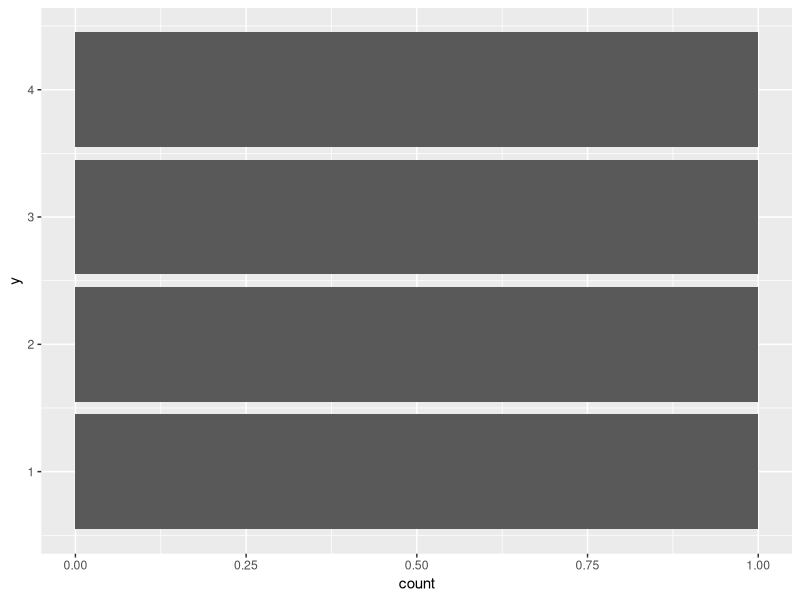
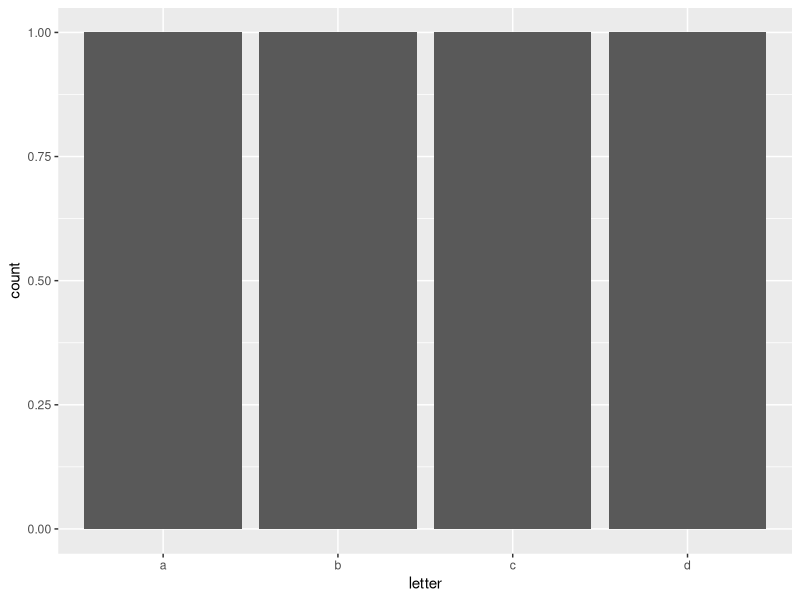
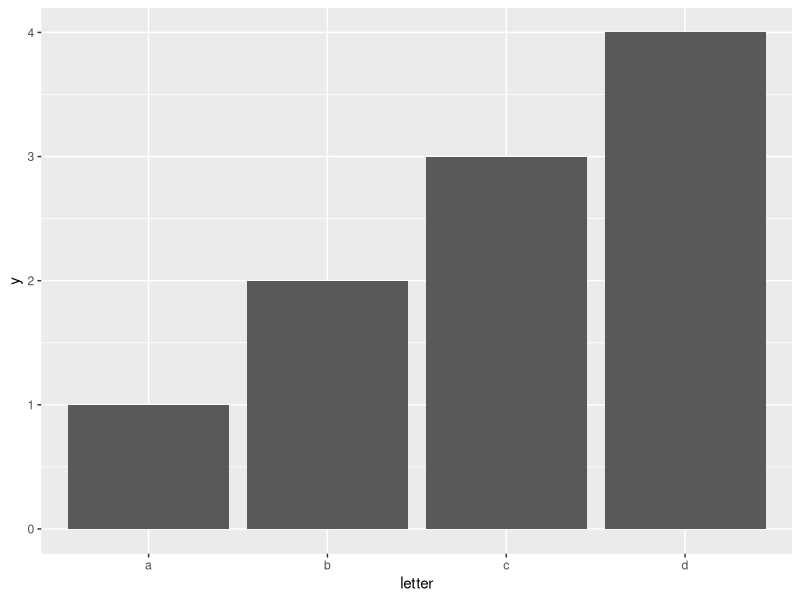
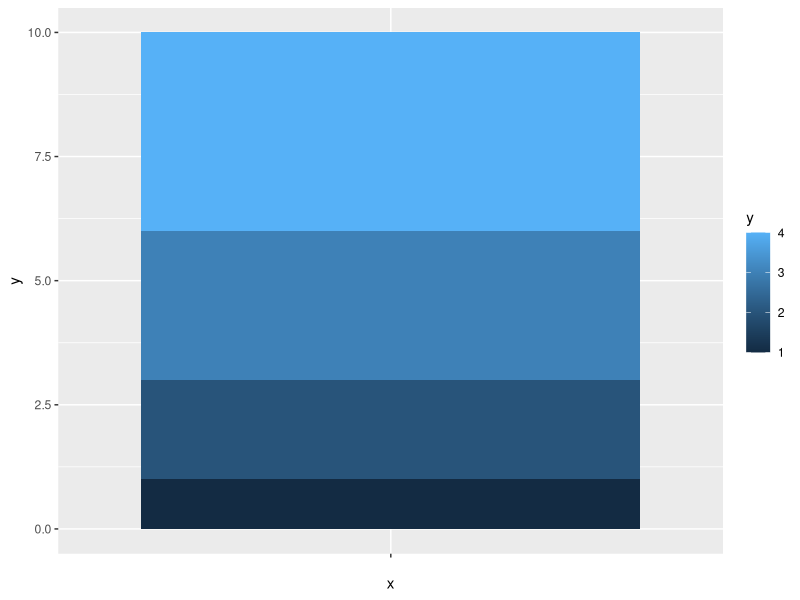

Reproduce these figures in R, in order.
## ---- chunk 1
library(ggplot2)

# Using geombar stat count
dfr <- data.frame(letter = factor(c("a","b","c","d")), y = c(1,2,3,4))

## ---- chunk 2
ggplot(dfr, aes(y=y)) +
  geom_bar(stat = "count")

ggplot(dfr, aes(x=letter)) +
  geom_bar(stat = "count")

## ---- chunk 3
ggplot(dfr, aes(x=letter, y=y)) +
  geom_bar(stat = "identity")
## ---- chunk 4
ggplot(dfr, aes(x='', y=y, fill = y)) +
  geom_bar(stat = "identity" )
